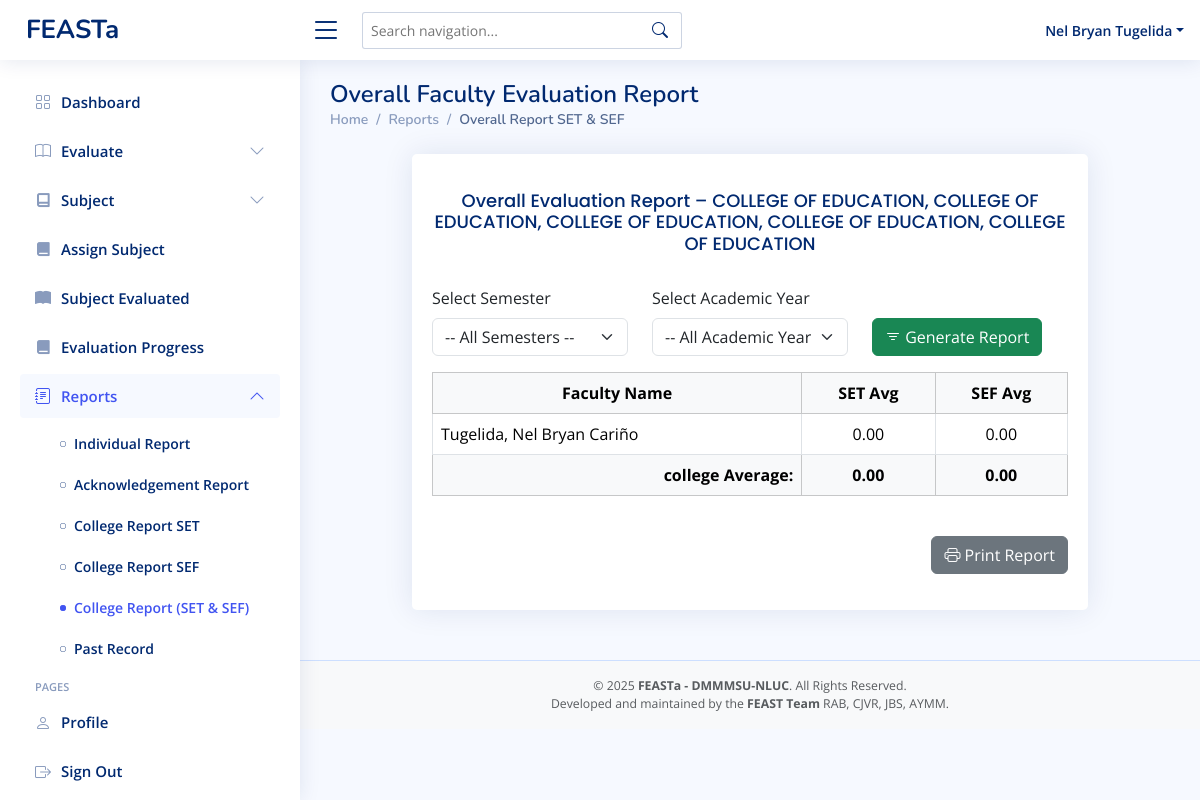
The page /admin-overallreport.php (signed in) on the database its author committed.
### tables this page shows
CREATE TABLE `faculty` (
  `id` int(255) NOT NULL,
  `idnumber` varchar(255) NOT NULL,
  `first_name` varchar(50) NOT NULL,
  `mid_name` varchar(50) DEFAULT NULL,
  `last_name` varchar(50) NOT NULL,
  `password` varchar(255) DEFAULT NULL,
  `college` varchar(255) DEFAULT NULL,
  `program` varchar(255) DEFAULT NULL,
  `faculty_rank` varchar(50) DEFAULT NULL,
  `role` varchar(50) NOT NULL DEFAULT 'faculty',
  `status` varchar(11) NOT NULL DEFAULT 'active'
);

### admin-overallreport.php (the view, shortened to what this page needs)
<?php
include 'conn/conn.php';
$admin_id = $_SESSION['idnumber'];
$stmt = $conn->prepare("SELECT college_name FROM admin_college WHERE admin_idnumber = ?");
$stmt->bind_param("s", $admin_id);
$stmt->execute();
$result = $stmt->get_result();
$college = [];
while ($row = $result->fetch_assoc()) {
  $college[] = $row['college_name'];
}
$admin_college_display = !empty($college) ? implode(', ', $college) : 'No college Assigned';
$semester_filter = isset($_GET['semester']) ? $_GET['semester'] : '';
$academic_filter = isset($_GET['academic_year']) ? $_GET['academic_year'] : '';
$faculties = [];
$admin_assignments = [];
$stmt_admin_dept = $conn->prepare("SELECT college_name, program_name FROM admin_college WHERE admin_idnumber = ?");
$stmt_admin_dept->bind_param("s", $admin_id);
$stmt_admin_dept->execute();
$result = $stmt_admin_dept->get_result();
while ($row = $result->fetch_assoc()) {
  $admin_assignments[] = $row;
}
if (!empty($admin_assignments)) {
  $faculty_query_parts = [];
  $params = [];
  $types = "";
  foreach ($admin_assignments as $assignment) {
    $faculty_query_parts[] = "(college = ? AND program = ?)";
    $params[] = $assignment['college_name'];
    $params[] = $assignment['program_name'];
    $types .= "ss";
  }
  $faculty_where_sql = implode(' OR ', $faculty_query_parts);
  $sql = "
        SELECT idnumber, last_name, first_name, mid_name
        FROM faculty
        WHERE ($faculty_where_sql)
        ORDER BY last_name ASC
    ";
  $query = $conn->prepare($sql);
  $query->bind_param($types, ...$params);
  $query->execute();
  $faculties = $query->get_result()->fetch_all(MYSQLI_ASSOC);
}
$overall_rows = '';
$total_set_avg = 0;
$total_sef_avg = 0;
$faculty_with_set = 0;
$faculty_with_sef = 0;
foreach ($faculties as $fac) {
  $fid = $fac['idnumber'];
  $name = "{$fac['last_name']}, {$fac['first_name']} {$fac['mid_name']}";
  $sql = "SELECT COUNT(*) AS students, AVG(computed_rating) AS avg_rating
            FROM evaluation WHERE faculty_id = ?";
  $types = "s";
  $params = [$fid];
  $stmtEval = $conn->prepare($sql);
  $stmtEval->bind_param($types, ...$params);
  $stmtEval->execute();
  $set_result = $stmtEval->get_result()->fetch_assoc();
  $set_count = (int)$set_result['students'];
  $set_avg_raw = $set_count ? (float)$set_result['avg_rating'] : 0.00;
  $set_avg_display = number_format($set_avg_raw, 2);
  $sql = "SELECT COUNT(*) AS admins, AVG(computed_rating) AS avg_rating
            FROM admin_evaluation WHERE evaluatee_id = ?";
  $types = "s";
  $params = [$fid];
  $stmtEval = $conn->prepare($sql);
  $stmtEval->bind_param($types, ...$params);
  $stmtEval->execute();
  $sef_result = $stmtEval->get_result()->fetch_assoc();
  $sef_count = (int)$sef_result['admins'];
  $sef_avg_raw = $sef_count ? (float)$sef_result['avg_rating'] : 0.00;
  $sef_avg_display = number_format($sef_avg_raw, 2);
  $overall_rows .= "
      <tr>
        <td>{$name}</td>
        <td class='text-center'>{$set_avg_display}</td>
        <td class='text-center'>{$sef_avg_display}</td>
      </tr>
    ";
}
$final_set_average = ($faculty_with_set > 0) ? ($total_set_avg / $faculty_with_set) : 0;
$final_sef_average = ($faculty_with_sef > 0) ? ($total_sef_avg / $faculty_with_sef) : 0;
?>
<!DOCTYPE html>
<html>
<head>
  <?php include 'head.php' ?>
</head>
<body>
  <?php include 'admin-header.php'; ?>
  <?php include 'admin-sidebar.php' ?>
  <main id="main" class="main">
    <div class="pagetitle">
      <h1>Overall Faculty Evaluation Report</h1>
      <nav>
        <ol class="breadcrumb">
          <li class="breadcrumb-item"><a href="admin-dashboard.php">Home</a></li>
          <li class="breadcrumb-item">Reports</li>
          <li class="breadcrumb-item active">Overall Report SET & SEF</li>
        </ol>
      </nav>
    </div>
    <section class="section dashboard">
      <div class="container mt-4">
        <div class="row justify-content-center">
          <div class="col-lg-10">
            <div class="card">
              <div class="card-body">
                <h4 class="card-title text-center my-3">
                  Overall Evaluation Report – <?= htmlspecialchars($admin_college_display) ?>
                </h4>
                <form method="GET" class="mb-3">
                  <div class="row align-items-end">
                    <div class="col-md-4">
                      <label for="semester" class="form-label">Select Semester</label>
                      <select name="semester" id="semester" class="form-select">
                        <option value="">-- All Semesters --</option>
                      </select>
                    </div>
                    <div class="col-md-4">
                      <label for="academic_year" class="form-label">Select Academic Year</label>
                      <select name="academic_year" id="academic_year" class="form-select">
                        <option value="">-- All Academic Years --</option>
                      </select>
                    </div>
                    <div class="col-md-auto">
                      <button type="submit" class="btn btn-success w-100">
                        <i class="bi bi-filter"></i> Generate Report
                      </button>
                    </div>
                  </div>
                </form>
                <div class="table-responsive mb-4">
                  <table class="table table-bordered table-hover">
                    <thead class="table-light text-center">
                      <tr>
                        <th>Faculty Name</th>
                        <th>SET Avg</th>
                        <th>SEF Avg</th>
                      </tr>
                    </thead>
                    <tbody>
                      <?= $overall_rows ?>
                    </tbody>
                    <tfoot>
                      <tr class="table-light fw-bold">
                        <td class="text-end">college Average:</td>
                        <td class="text-center"><?= number_format($final_set_average, 2) ?></td>
                        <td class="text-center"><?= number_format($final_sef_average, 2) ?></td>
                      </tr>
                    </tfoot>
                  </table>
                </div>
                <div class="text-end mb-3">
                  <a href="admin-overallreport-print.php?semester=<?= urlencode($semester_filter) ?>&academic_year=<?= urlencode($academic_filter) ?>" class="btn btn-secondary" target="_blank">
                    <i class="bi bi-printer"></i> Print Report
                  </a>
                </div>
              </div>
            </div>
          </div>
        </div>
      </div>
    </section>
  </main>
  <?php include 'footer.php'; ?>
</body>
</html>

### assets/css/style.css (style rules this page uses)
:root { scroll-behavior: smooth; }
body { font-family: "Open Sans", sans-serif; background: #f6f9ff; color: #444444; }
a { color: #4154f1; text-decoration: none; }
h1, h2, h3, h4, h5, h6 { font-family: "Nunito", sans-serif; }
#main { margin-top: 60px; padding: 20px 30px; transition: all 0.3s; }
.pagetitle { margin-bottom: 10px; }
.pagetitle h1 { font-size: 24px; margin-bottom: 0; font-weight: 600; color: #012970; }
.card { margin-bottom: 30px; border: none; border-radius: 5px; box-shadow: 0px 0 30px rgba(1, 41, 112, 0.1); }
.card-title { padding: 20px 0 15px 0; font-size: 18px; font-weight: 500; color: #012970; font-family: "Poppins", sans-serif; }
.card-body { padding: 0 20px 20px 20px; }
.breadcrumb { font-size: 14px; font-family: "Nunito", sans-serif; color: #899bbd; font-weight: 600; }
.breadcrumb a { color: #899bbd; transition: 0.3s; }
.breadcrumb .breadcrumb-item::before { color: #899bbd; }
.breadcrumb .active { color: #51678f; font-weight: 600; }
@media (min-width: 1200px) { #main, #footer { margin-left: 300px; } }

### rows shown on the page
faculty: name "Tugelida, Nel Bryan Cariño", set_avg_display "0.00", sef_avg_display "0.00"

### other values the page prints
$_SESSION['first_name'] "Nel Bryan"
$_SESSION['last_name'] "Tugelida"
$admin_college_display "COLLEGE OF EDUCATION, COLLEGE OF EDUCATION, COLLEGE OF EDUCATION, COLLEGE OF EDUCATION, COLLEGE OF EDUCATION"
$final_set_average "0.00"
$final_sef_average "0.00"
